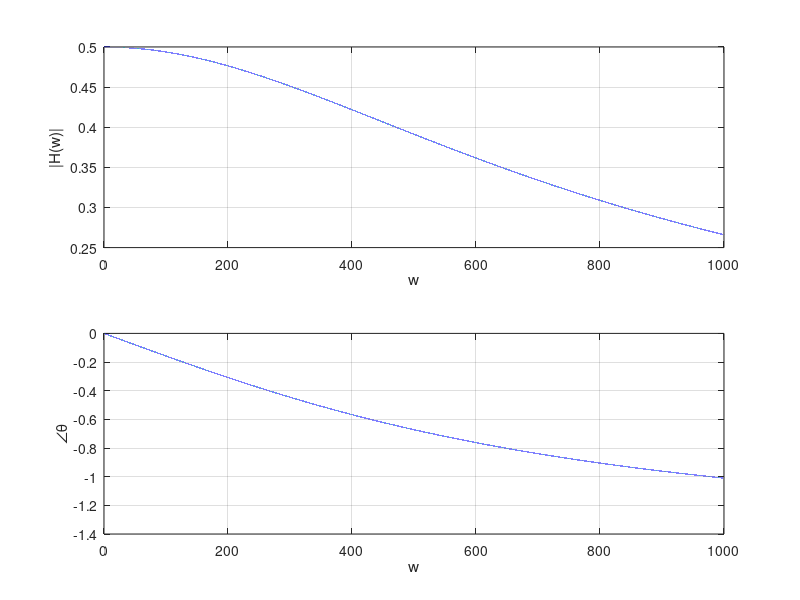

This figure's MATLAB source:
close all;

%% Generate w, H(w)
w = 0:0.01:1000;

% complex H(w)
h = (100 * pi) ./ (200 * pi + w * 1j);

% magnitude |H(w)|
mag_h = abs(h);

% phase /_ Theta
phase_h = angle(h);

%% Generate magnitude plot
subplot(2, 1, 1);
plot(w, mag_h);
xlabel('w');
ylabel('|H(w)|');
grid on;

%% Generate phase angle plot
subplot(2, 1, 2);
plot(w, phase_h);
xlabel('w');
ylabel('\angle\theta');
grid on;